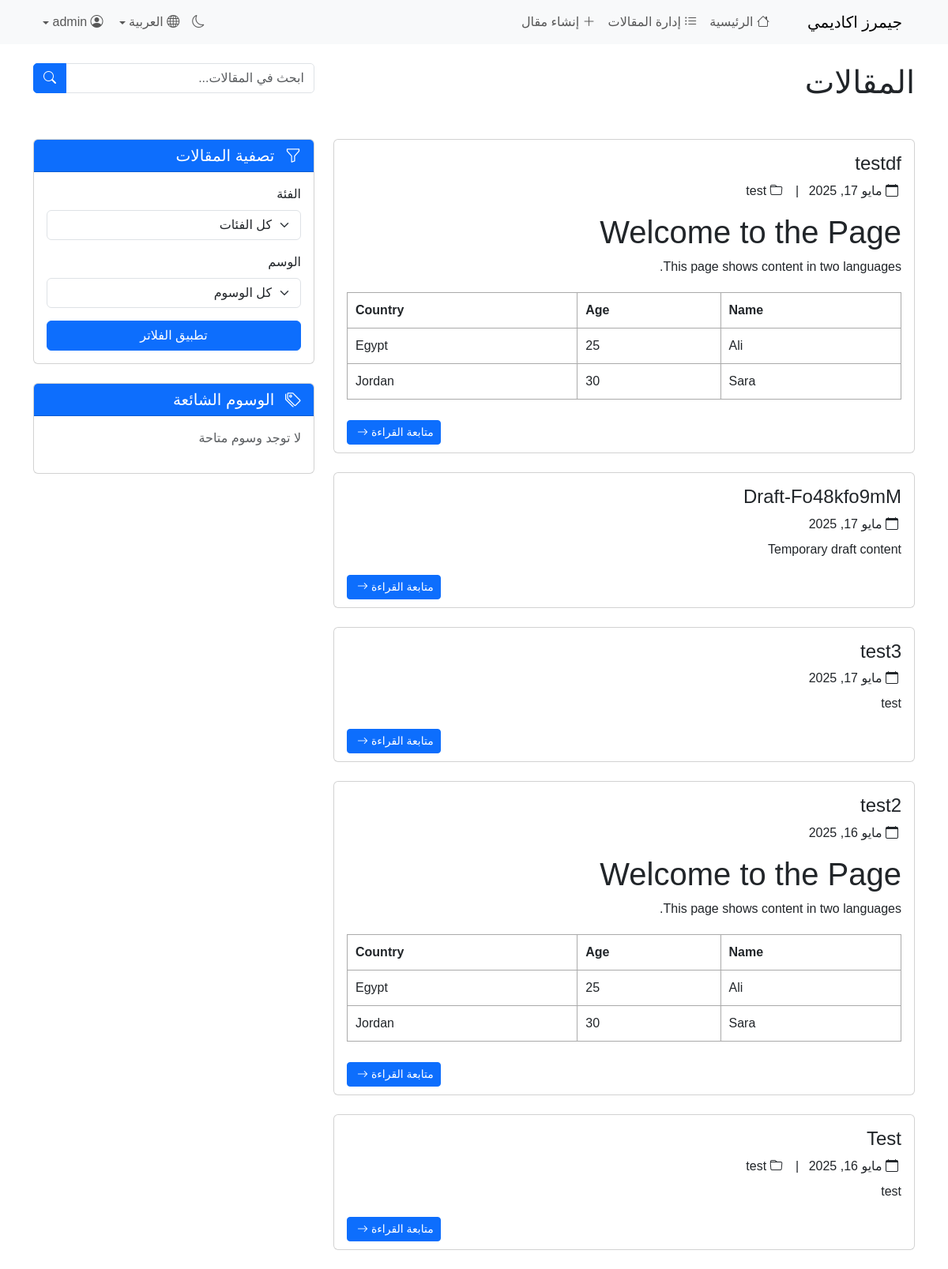
The app's page /home/ (signed in) with its own data.
### articles/models.py (models this page shows, shortened)
class Article(models.Model):
    FORMAT_CHOICES = (
        ('plaintext', 'Plain Text'),
        ('bbcode', 'BBCode'),
        ('html', 'HTML'),
    )
    STATE_CHOICES = (
        ('published', 'Published'),
        ('draft', 'Draft'),
        ('archived', 'Archived'),
    )
    title = models.CharField(max_length=200)
    slug = models.SlugField(unique=True)
    content = models.TextField()
    content_en = models.TextField(default='')
    format = models.CharField(max_length=10, choices=FORMAT_CHOICES, default='plaintext')
    author = models.ForeignKey(settings.AUTH_USER_MODEL, on_delete=models.CASCADE)
    created_at = models.DateTimeField(auto_now_add=True)
    updated_at = models.DateTimeField(auto_now=True)
    published = models.BooleanField(default=False)
    fullscreen = models.BooleanField(default=False)
    multilang = models.BooleanField(default=False)
    state = models.CharField(max_length=10, choices=STATE_CHOICES, default='published')
    category = models.ForeignKey(Category, on_delete=models.SET_NULL, null=True, blank=True, related_name='articles')
    tags = models.ManyToManyField(Tag, related_name='articles', blank=True)

class Category(models.Model):
    name = models.CharField(max_length=100)
    slug = models.SlugField(unique=True)
    description = models.TextField(blank=True)
    class Meta:
        verbose_name_plural = "Categories"

### articles/views.py (the view)
# urls.py: path('home/', views.article_list, name='article_list'),
@login_required
@user_passes_test(is_admin)
def article_list(request):
    dark_mode = request.COOKIES.get('dark_mode', 'false').lower() == 'true'
    articles = Article.objects.filter(state='published').order_by('-created_at')
    form = ArticleSearchForm(request.GET)
    if form.is_valid():
        query = form.cleaned_data.get('query')
        category = form.cleaned_data.get('category')
        tag = form.cleaned_data.get('tag')
        if query:
            articles = articles.filter(
                Q(title__icontains=query) | Q(content__icontains=query)
            )
        if category:
            articles = articles.filter(category=category)
        if tag:
            articles = articles.filter(tags=tag)
    categories = Category.objects.all()
    tags = Tag.objects.all()
    for article in articles:
        article.render_content = render_content(article.content, article.format)
    return render(request, 'articles/article_list.html', {
        'articles': articles,
        'form': form,
        'categories': categories,
        'tags': tags,
        'dark_mode': dark_mode
    })

### articles/forms.py
class ArticleSearchForm(forms.Form):
    query = forms.CharField(
        required=False,
        widget=forms.TextInput(attrs={'class': 'form-control', 'placeholder': 'Search articles...'})
    )
    category = forms.ModelChoiceField(
        queryset=Category.objects.all(),
        required=False,
        empty_label="All Categories",
        widget=forms.Select(attrs={'class': 'form-select'})
    )
    tag = forms.ModelChoiceField(
        queryset=Tag.objects.all(),
        required=False,
        empty_label="All Tags",
        widget=forms.Select(attrs={'class': 'form-select'})
    )
    state = forms.ChoiceField(
        choices=[('', 'All States')] + list(Article.STATE_CHOICES),
        required=False,
        widget=forms.Select(attrs={'class': 'form-select'})
    )

### articles/utils.py (called while the page is built)
def is_admin(user):
    return user.is_staff or user.is_superuser

def render_plaintext(content):
    escaped_content = escape(content)
    return mark_safe(escaped_content.replace('\n', '<br>'))

def render_html(content):
    return mark_safe(content)

def render_content(content, format_type):
    if format_type == 'plaintext':
        return render_plaintext(content)
    elif format_type == 'bbcode':
        return render_bbcode(content)
    elif format_type == 'html':
        return render_html(content)
    else:
        return render_plaintext(content)

### articles/templates/articles/article_list.html (shortened to what this page needs)
{% extends 'articles/base.html' %}
{% block content %}
<div class="container fade-in">
    <div class="row mb-4">
        <div class="col-md-8">
            <h1 class="mb-4">{% if LANGUAGE_CODE == 'ar' %}المقالات{% else %}Articles{% endif %}</h1>
        </div>
        <div class="col-md-4">
            <form method="get" class="mb-4">
                <div class="input-group">
                    <input type="text" name="query" class="form-control" placeholder="{% if LANGUAGE_CODE == 'ar' %}ابحث في المقالات...{% else %}Search articles...{% endif %}" value="{{ request.GET.query|default:'' }}">
                    <button type="submit" class="btn btn-primary">
                        <i class="bi bi-search"></i>
                    </button>
                </div>
            </form>
        </div>
    </div>
    <div class="row">
        <div class="col-lg-8">
            {% if articles %}
                {% for article in articles %}
                    <div class="card mb-4 fade-in" style="animation-delay: {{ forloop.counter0 }}00ms">
                        <div class="card-body" style="padding-bottom: 0; overflow: hidden;">
                            <h2 class="card-title h4">
                                <a href="{% url 'article_detail' slug=article.slug %}" class="text-decoration-none text-dark">
                                    {{ article.title }}
                                </a>
                            </h2>
                            <div class="article-meta mb-2">
                                <i class="bi bi-calendar me-1"></i> {{ article.created_at|date:"F j, Y" }}
                                {% if article.category %}
                                <span class="mx-2">|</span>
                                <i class="bi bi-folder me-1"></i> {{ article.category.name }}
                                {% endif %}
                            </div>
                            <div class="card-text-container">
                            <p class="card-text">{{ article.render_content|safe }}</p>
                        </div>
                            <div class="card-btn-container">
                            <a href="{% url 'article_detail' slug=article.slug %}" class="btn btn-sm btn-primary" target="_blank">
                                {% if LANGUAGE_CODE == 'ar' %}متابعة القراءة{% else %}Continue Reading{% endif %} <i class="bi bi-arrow-right ms-1"></i>
                            </a>
                            </div>
                        </div>
                    </div>
                {% endfor %}
            {% endif %}
        </div>
        <div class="col-lg-4">
            <div class="card mb-4">
                <div class="card-header bg-primary text-white">
                    <h5 class="mb-0">
                        <i class="bi bi-funnel me-2"></i> {% if LANGUAGE_CODE == 'ar' %}تصفية المقالات{% else %}Filter Articles{% endif %}
                    </h5>
                </div>
                <div class="card-body">
                    <form method="get">
                        <div class="mb-3">
                            <label for="id_category" class="form-label">{% if LANGUAGE_CODE == 'ar' %}الفئة{% else %}Category{% endif %}</label>
                            <select name="category" id="id_category" class="form-select">
                                <option value="">{% if LANGUAGE_CODE == 'ar' %}كل الفئات{% else %}All Categories{% endif %}</option>
                            </select>
                        </div>
                        <div class="mb-3">
                            <label for="id_tag" class="form-label">{% if LANGUAGE_CODE == 'ar' %}الوسم{% else %}Tag{% endif %}</label>
                            <select name="tag" id="id_tag" class="form-select">
                                <option value="">{% if LANGUAGE_CODE == 'ar' %}كل الوسوم{% else %}All Tags{% endif %}</option>
                            </select>
                        </div>
                        <div class="d-grid">
                            <button type="submit" class="btn btn-primary">
                                {% if LANGUAGE_CODE == 'ar' %}تطبيق الفلاتر{% else %}Apply Filters{% endif %}
                            </button>
                        </div>
                    </form>
                </div>
            </div>
            <div class="card">
                <div class="card-header bg-primary text-white">
                    <h5 class="mb-0">
                        <i class="bi bi-tags me-2"></i> {% if LANGUAGE_CODE == 'ar' %}الوسوم الشائعة{% else %}Popular Tags{% endif %}
                    </h5>
                </div>
                <div class="card-body">
                    <div class="d-flex flex-wrap">
                        {% for tag in tags %}
                            <a href="?tag={{ tag.id }}" class="tag mb-2">{{ tag.name }}</a>
                        {% empty %}
                            <p class="text-muted">{% if LANGUAGE_CODE == 'ar' %}لا توجد وسوم متاحة{% else %}No tags available{% endif %}</p>
                        {% endfor %}
                    </div>
                </div>
            </div>
        </div>
    </div>
</div>
{% endblock %}

### static/css/style.css (style rules this page uses)
:root { --primary-color: #7952b3; --secondary-color: #61428f; --accent-color: #9768d1; --success-color: #28a745; --warning-color: #ffc107; --danger-color: #dc3545; --light-color: #f8f9fa; --dark-color: #343a40; --border-color: #dee2e6; --text-color:#212529; --background-color:#ffffff; }
body { min-height: 100vh; display: flex; padding: 0 !important; flex-direction: column; transition: background-color 0.3s, color 0.3s; font-family: -apple-system, BlinkMacSystemFont, 'Segoe UI', Roboto, Oxygen, Ubuntu, Cantarell, 'Open Sans', 'Helvetica Neue', sans-serif; }
.fade-in { animation: fadeIn 0.5s ease forwards; }
[dir="rtl"] .me-2 { margin-left: 0.5rem !important; margin-right: 0 !important; }
.card { color: unset !important; }
.card-body { max-height: 77.5vh !important; overflow: auto; }
.card { width: 100%; max-width: 1000px; }
[dir="rtl"] .input-group>:not(:first-child):not(.dropdown-menu):not(.valid-tooltip):not(.valid-feedback):not(.invalid-tooltip):not(.invalid-feedback) { margin-right: calc(var(--bs-border-width) * -1); border-top-right-radius: 0; border-bottom-right-radius: 0; border-top-left-radius: 5px; border-bottom-left-radius: 5px; margin-left: 0; }
[dir="rtl"] .input-group:not(.has-validation)>:not(:last-child):not(.dropdown-toggle):not(.dropdown-menu):not(.form-floating) { margin-left: calc(var(--bs-border-width) * -1); border-top-left-radius: 0; border-bottom-left-radius: 0; border-top-right-radius: 5px; border-bottom-right-radius: 5px; margin-right: 0; }
.card-text-container { max-height: 250px; }
.card-btn-container { width: 100%; padding: 10px 0; margin-top: 10px; background: var(--background-color); position: relative; display: flex; justify-content: flex-end; }
.card-text-container { pointer-events: none; user-select: none; }

### records on screen
Article: title "testdf", category.name "test", render_content "Welcome to the Page This page shows content in two languages. Name Age Country Ali 25 Egypt Sara 30 Jordan"
Article: title "Draft-Fo48kfo9mM", created_at "مايو 17, 2025", render_content "Temporary draft content"
Article: title "test3", created_at "مايو 17, 2025", render_content "test"
Article: title "test2", created_at "مايو 16, 2025", render_content "Welcome to the Page This page shows content in two languages. Name Age Country Ali 25 Egypt Sara 30 Jordan"
Article: title "Test", category.name "test", render_content "test"
